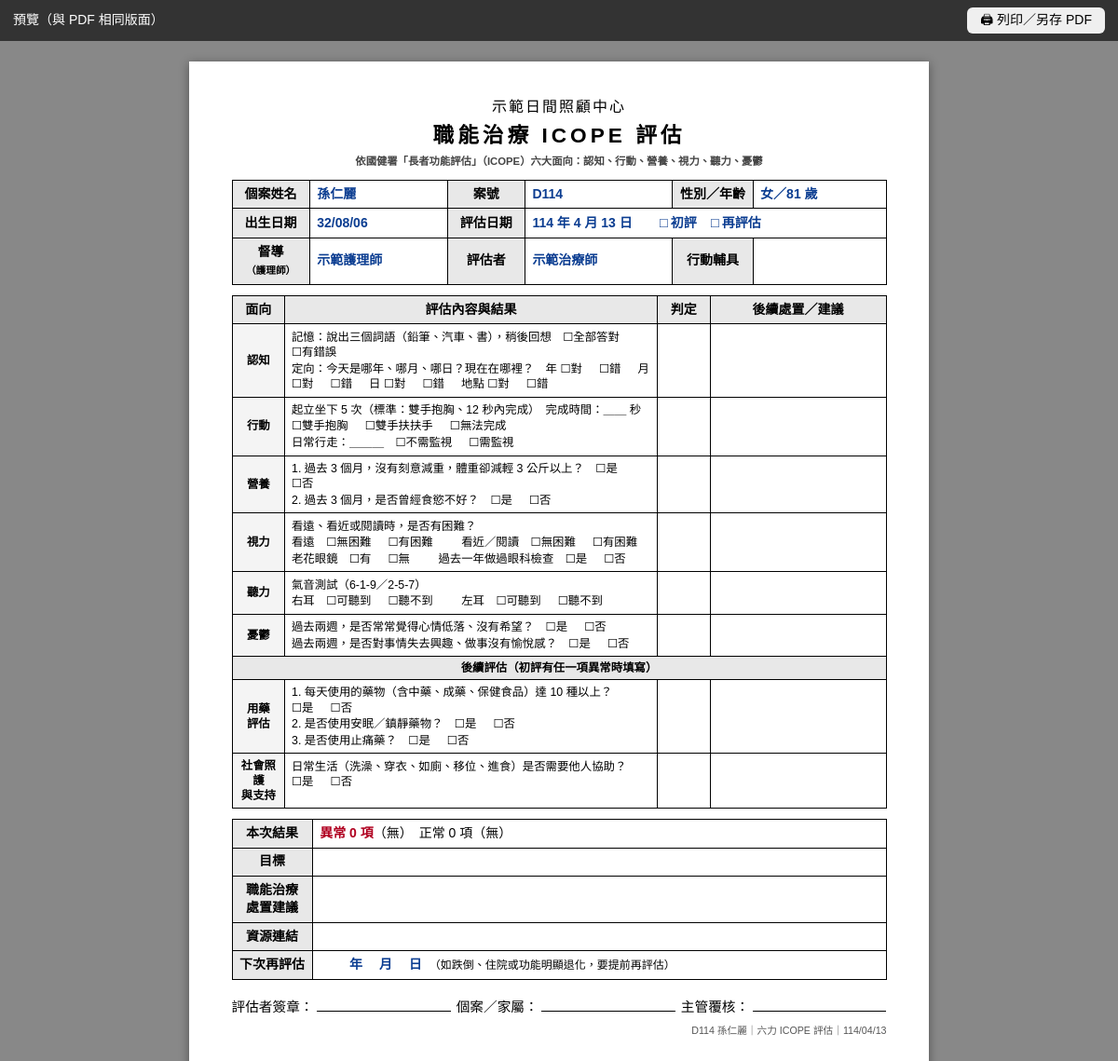
Screenshot of /print/a/39 (signed in) with the database file from the repository.
### tables this page shows
CREATE TABLE settings (key TEXT PRIMARY KEY, value TEXT);

CREATE TABLE clients (id INTEGER PRIMARY KEY, case_no TEXT, name TEXT, gender TEXT, birth TEXT,
  services TEXT, supervisor TEXT, living TEXT, identity TEXT, phone TEXT, phone2 TEXT, address TEXT,
  diagnosis TEXT, status TEXT DEFAULT '在案', note TEXT, created TEXT, updated TEXT);

CREATE TABLE assessments (id INTEGER PRIMARY KEY, client_id INTEGER, type TEXT, date TEXT,
  assessor TEXT, kind TEXT, data TEXT, summary TEXT, note TEXT, next_due TEXT, keyed INTEGER DEFAULT 0,
  created TEXT, updated TEXT, source_id TEXT);

### app.py (the view)
@app.route("/print/a/<int:aid>")
@login_required
def print_assess(aid):
    a, c = _bundle(aid)
    return print_html("d61" if a["type"] == "D61" else "icope", a=a, c=c, aids=client_aids(c["id"]),
                      judge=S.icope_auto(a["data"]), screen=True)

### app.py (called while the page is built)
def db():
    if "db" not in g:
        g.db = sqlite3.connect(DB_PATH)
        g.db.row_factory = sqlite3.Row
        g.db.execute("PRAGMA foreign_keys=ON")
    return g.db

@app.teardown_appcontext
def _close(_):
    d = g.pop("db", None)
    if d is not None:
        d.close()

def setting(key):
    r = db().execute("SELECT value FROM settings WHERE key=?", (key,)).fetchone()
    return r["value"] if r else DEFAULT_SETTINGS.get(key, "")

def to_date(s):
    if not s:
        return None
    if isinstance(s, (date, datetime)):
        return s if isinstance(s, date) and not isinstance(s, datetime) else s.date()
    s = str(s).strip().replace(".", "/").replace("-", "/")
    parts = s.split("/")
    try:
        y, m, d = (int(p) for p in parts[:3])
    except ValueError:
        return None
    if y < 1000:
        y += 1911
    try:
        return date(y, m, d)
    except ValueError:
        return None

def roc(s, sep="/"):
    d = to_date(s)
    return f"{d.year - 1911}{sep}{d.month:02d}{sep}{d.day:02d}" if d else ""

def roc_long(s):
    d = to_date(s)
    return f"{d.year - 1911} 年 {d.month} 月 {d.day} 日" if d else "　　 年　 月　 日"

def age_at(birth, on=None):
    b = to_date(birth)
    if not b:
        return None
    on = to_date(on) or date.today()
    return on.year - b.year - ((on.month, on.day) < (b.month, b.day))

def boxes(text):
    import re
    from markupsafe import Markup, escape
    t = str(escape(text))
    t = re.sub(r"☑([^　☐☑（\s]+)", r'<b class="v nw">☑\1</b>', t)
    t = re.sub(r"☐([^　☐☑（\s<]+)", r'<span class="nw">☐\1</span>', t)
    return Markup(t)

def client_dict(row, on=None):
    c = dict(row)
    c["age"] = age_at(c.get("birth"), on)
    c["label"] = f"{c['name']}（{c['case_no']}）" if c.get("case_no") else c["name"]
    return c

def get_client(cid):
    r = db().execute("SELECT * FROM clients WHERE id=?", (cid,)).fetchone()
    if not r:
        abort(404)
    return client_dict(r)

def assess_dict(row):
    a = dict(row)
    a["data"] = json.loads(a["data"] or "{}")
    return a

def get_assess(aid):
    r = db().execute("SELECT * FROM assessments WHERE id=?", (aid,)).fetchone()
    if not r:
        abort(404)
    return assess_dict(r)

def client_aids(cid):
    return [dict(r) for r in db().execute(
        "SELECT * FROM aids WHERE client_id=? ORDER BY status, start_date DESC", (cid,))]

def _bundle(aid):
    a = get_assess(aid)
    c = get_client(a["client_id"])
    c["age"] = age_at(c.get("birth"), a["date"])
    return a, c

### templates/print_icope.html (shortened to what this page needs)
{% extends "print_base.html" %}
{% block body %}
{% set d = a.data %}
{% set rows = S.icope_rows(d) %}
<div class="page">
  <header><div class="org">{{ setting('center_name') }}</div><h1>職能治療 ICOPE 評估</h1>
    <div class="sub">依國健署「長者功能評估」（ICOPE）六大面向：認知、行動、營養、視力、聽力、憂鬱</div></header>
  <table class="info">
    <tr><th>個案姓名</th><td class="v">{{ c.name }}</td><th>案號</th><td class="v">{{ c.case_no }}</td><th>性別／年齡</th><td class="v">{{ c.gender }}／{{ c.age }} 歲</td></tr>
    <tr><th>出生日期</th><td class="v">{{ c.birth|roc }}</td><th>評估日期</th><td class="v" colspan="3">{{ a.date|roc_long }}　<span class="opts" style="display:inline-flex;margin:0 0 0 4mm">{% for o in ['初評','再評估'] %}<span class="{{ 'on' if (a.kind or '').startswith(o) }}">{{ o }}</span>{% endfor %}</span></td></tr>
    <tr><th>督導<br><span class="xs">（{{ setting('supervisor_title') }}）</span></th><td class="v">{{ setting('supervisor') }}</td><th>評估者</th><td class="v">{{ a.assessor }}</td><th>行動輔具</th><td class="v">{{ d.get('mob_aid','') }}</td></tr>
  </table>
  <table class="main mt" style="table-layout:fixed"><colgroup><col style="width:15mm"><col><col style="width:15mm"><col style="width:50mm"></colgroup>
    <thead><tr><th>面向</th><th>評估內容與結果</th><th>判定</th><th>後續處置／建議</th></tr></thead>
    <tbody>
    {% for k, lbl, lines, finding, acts in rows %}
      {% if k == 'med' %}<tr class="sep"><td colspan="4">後續評估（初評有任一項異常時填寫）</td></tr>{% endif %}
      <tr><td class="dom">{{ lbl|replace('社會照護與支持','社會照護<br>與支持')|replace('用藥評估','用藥<br>評估')|safe }}</td>
        <td>{% for ln in lines %}<div class="ln">{{ ln|boxes }}</div>{% endfor %}
          {% if finding %}<div class="ln v">說明：{{ finding }}</div>{% endif %}</td>
        {% set jj = judge.get(k,'') %}
        <td class="jd {{ 'bad' if jj in ('異常','需追蹤') }}">{{ jj }}</td>
        <td class="act">{% for x in acts %}<div>▸ {{ x }}</div>{% endfor %}</td></tr>
    {% endfor %}
    </tbody>
  </table>
  {% set ab = S.icope_abnormal(d) %}
  <table class="info mt">
    <tr><th>本次結果</th><td><span class="bad">異常 {{ ab|length }} 項</span>（{{ ab|join('、') or '無' }}）　{% set ok = S.icope_normal(d) %}正常 {{ ok|length }} 項（{{ ok|join('、') or '無' }}）</td></tr>
    <tr><th>目標</th><td class="v sm">{{ d.get('goal_text','')|e|replace('\n','<br>'|safe) }}</td></tr>
    <tr><th>職能治療<br>處置建議</th><td class="v sm" style="line-height:1.55">{{ d.get('plan_text','')|e|replace('\n','<br>'|safe) }}</td></tr>
    <tr><th>資源連結</th><td class="v sm">{{ d.get('resource_text','') }}</td></tr>
    <tr><th>下次再評估</th><td><span class="v">{{ a.next_due|roc_long }}</span>　<span class="sm">（如跌倒、住院或功能明顯退化，要提前再評估）</span></td></tr>
  </table>
  <div class="sign"><span>評估者簽章：</span><span>個案／家屬：</span><span>主管覆核：</span></div>
  <div class="foot">{{ c.case_no }} {{ c.name }}｜六力 ICOPE 評估｜{{ a.date|roc }}</div>
</div>
{% endblock %}

### rows the page displays
settings: value "示範日間照顧中心"
clients: name "孫仁麗", case_no "D114", gender "女", birth|roc "32/08/06"
assessments: date|roc_long "114 年 4 月 13 日", assessor "示範治療師", date|roc "114/04/13"
settings: value "護理師"
settings: value "示範護理師"

### other values shown
{{ c.age }} "81"
{{ o }} "初評" "再評估"
{{ lbl|replace('社會照護與支持','社會照護<br>與支持')|replace('用藥評估','用藥<br>評估')|safe }} "認知" "行動" "營養" "視力" "聽力" "憂鬱" "用藥 評估" "社會照護 與支持"
{{ ln|boxes }} "記憶：說出三個詞語（鉛筆、汽車、書），稍後回想 ☐全部答對 ☐有錯誤" "定向：今天是哪年、哪月、哪日？現在在哪裡？ 年 ☐對 ☐錯 月 ☐對 ☐錯 日 ☐對 ☐錯 地點 ☐對 ☐錯" "起立坐下 5 次（標準：雙手抱胸、12 秒內完成） 完成時間：＿＿ 秒" "☐雙手抱胸 ☐雙手扶扶手 ☐無法完成" "日常行走：＿＿＿ ☐不需監視 ☐需監視" "1. 過去 3 個月，沒有刻意減重，體重卻減輕 3 公斤以上？ ☐是 ☐否" "2. 過去 3 個月，是否曾經食慾不好？ ☐是 ☐否" "看遠、看近或閱讀時，是否有困難？" "看遠 ☐無困難 ☐有困難 看近／閱讀 ☐無困難 ☐有困難" "老花眼鏡 ☐有 ☐無 過去一年做過眼科檢查 ☐是 ☐否" "氣音測試（6-1-9／2-5-7）" "右耳 ☐可聽到 ☐聽不到 左耳 ☐可聽到 ☐聽不到" "過去兩週，是否常常覺得心情低落、沒有希望？ ☐是 ☐否" "過去兩週，是否對事情失去興趣、做事沒有愉悅感？ ☐是 ☐否" "1. 每天使用的藥物（含中藥、成藥、保健食品）達 10 種以上？ ☐是 ☐否" "2. 是否使用安眠／鎮靜藥物？ ☐是 ☐否" "3. 是否使用止痛藥？ ☐是 ☐否" "日常生活（洗澡、穿衣、如廁、移位、進食）是否需要他人協助？ ☐是 ☐否"
{{ ab|length }} "0"
{{ ab|join('、') or '無' }} "無"
{{ ok|length }} "0"
{{ ok|join('、') or '無' }} "無"
{{ a.next_due|roc_long }} "年 月 日"
